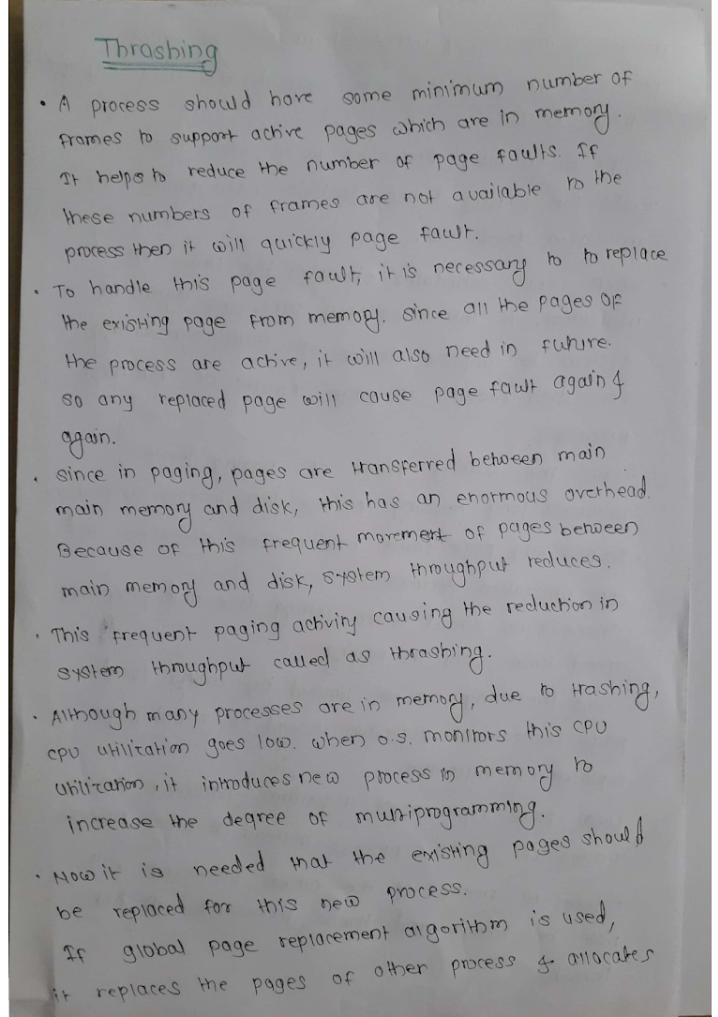
#> input picture data/answer_sheet.png, 718 x 1017 px, found by its file name
$ python image_loader.py
#> lines starting #> are read from the running program, lines starting #| are printed output that depends on the picture; after the words box and inside, x2 and y2 are one past the last pixel; in counts of white or black regions, pixels touching at a corner belong together
import cv2

img = cv2.imread("data/answer_sheet.png")
#> img is the input picture: shape (1017, 718, 3); mean B, G, R 153.3, 150.4, 151.2
gray = cv2.cvtColor(img, cv2.COLOR_BGR2GRAY)

binary = cv2.adaptiveThreshold(gray, 255, cv2.ADAPTIVE_THRESH_GAUSSIAN_C, cv2.THRESH_BINARY_INV, 21, 15)
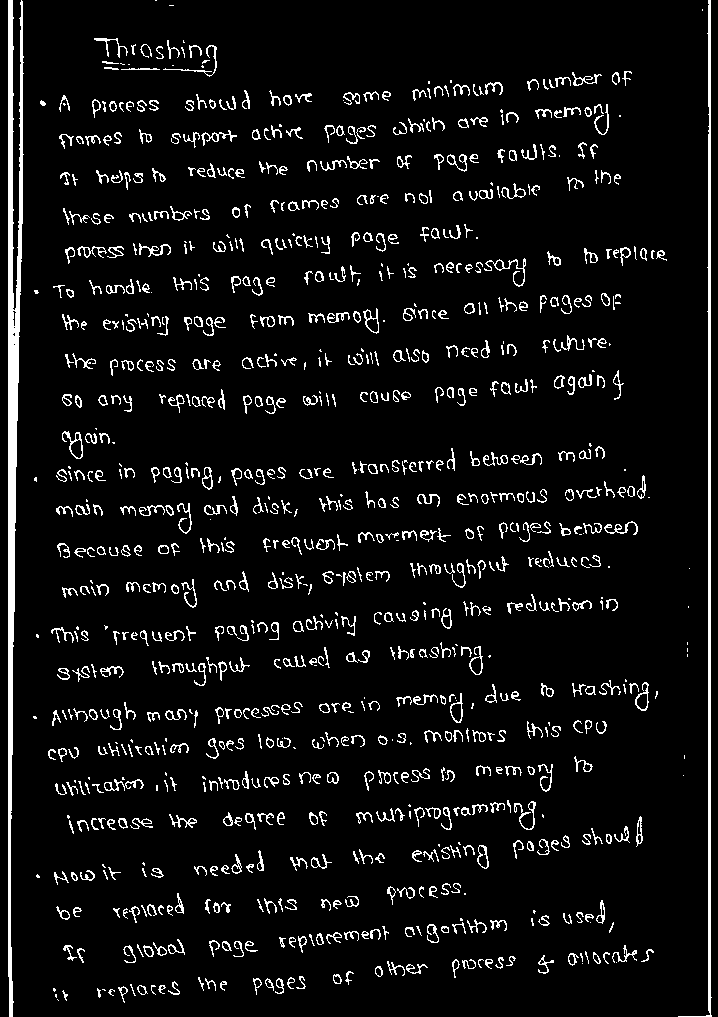
#> binary: shape (1017, 718); 6.6% white in thin lines or dots

contours, _ = cv2.findContours(binary, cv2.RETR_EXTERNAL, cv2.CHAIN_APPROX_SIMPLE)
#> contours = 959 contours, 512 with area under 20; largest, box (x1, y1, x2, y2) and area: (8, 0, 24, 1017) 5702, (678, 0, 712, 1017) 2010, (62, 431, 83, 459) 254, (363, 308, 379, 334) 212, (450, 693, 463, 723) 202

for contour in contours:
    area = cv2.contourArea(contour)

    if area<=3:
        cv2.drawContours(binary, [contour], -1, 0, thickness=cv2.FILLED)
#> this loop made 959 passes
#> area on passes 8, 9, 11: 49, 23.5, 58.5
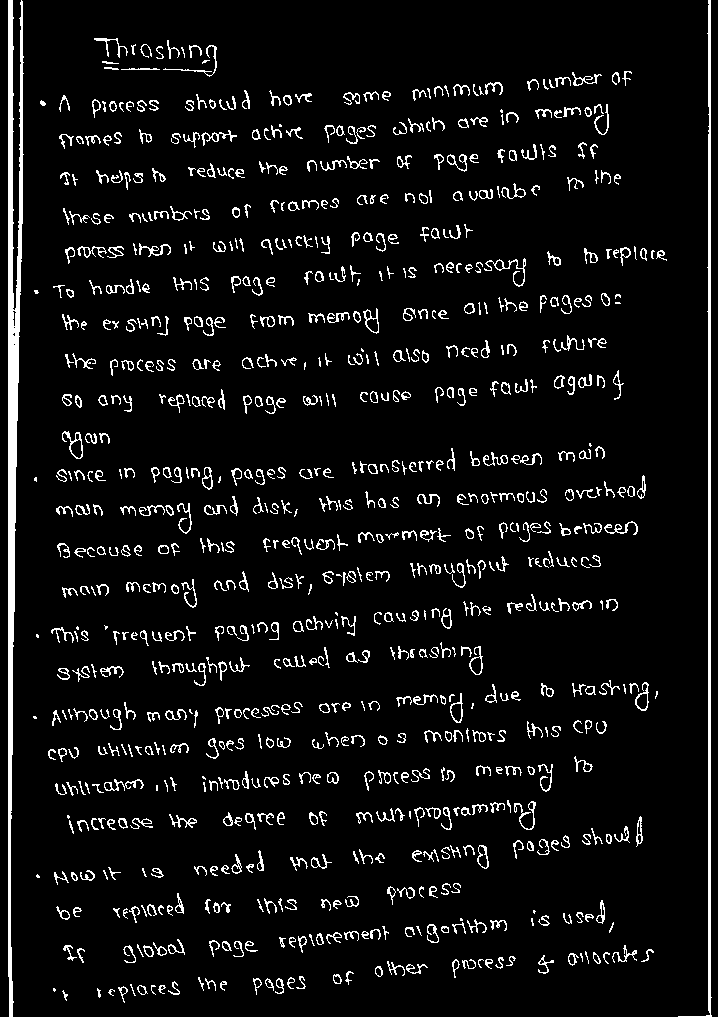
#> binary: shape (1017, 718); 6.5% white in thin lines or dots

cv2.imshow("Answer Sheet", img)
cv2.imshow("Binary Image", binary)
cv2.imwrite("data/binary_answer_sheet.png", binary)
cv2.waitKey(0)
cv2.destroyAllWindows()

$ run again, with data/dbms.png copied over data/answer_sheet.png
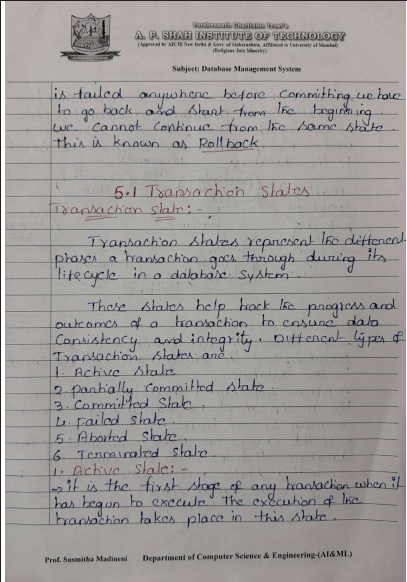
#> input picture data/dbms.png, 407 x 582 px, found by its file name
#> img is the input picture: shape (582, 407, 3); mean B, G, R 152.5, 154.1, 157.6
#> `binary = cv2.adaptiveThreshold(gray, 255, cv2.ADAPTIVE_THRESH_GAUSSIAN..`:
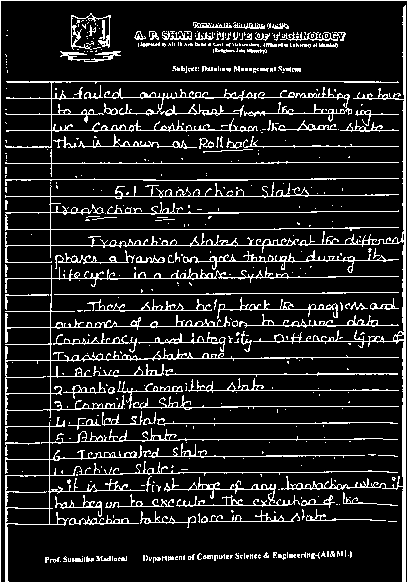
#> binary: shape (582, 407); 13% white in thin lines or dots
#> contours = 482 contours, 408 with area under 20; largest, box (x1, y1, x2, y2) and area: (5, 265, 399, 425) 3813, (5, 417, 398, 582) 3018, (253, 5, 406, 582) 2204, (5, 182, 399, 263) 1744, (5, 81, 399, 148) 641
#> the loop `for contour in contours:` made 482 passes
#> area on passes 3, 17, 57: 20.5, 22, 28
#> after the loop `for contour in contours:`:
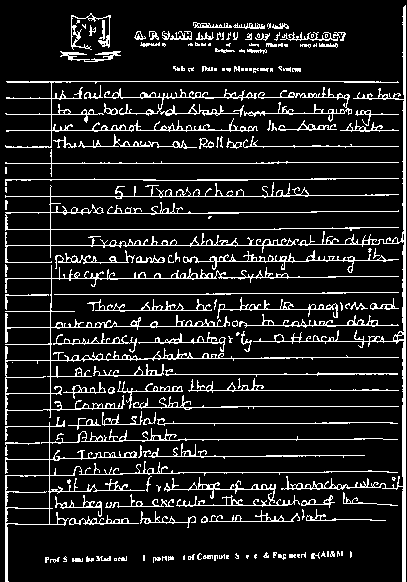
#> binary: shape (582, 407); 12.2% white in thin lines or dots
